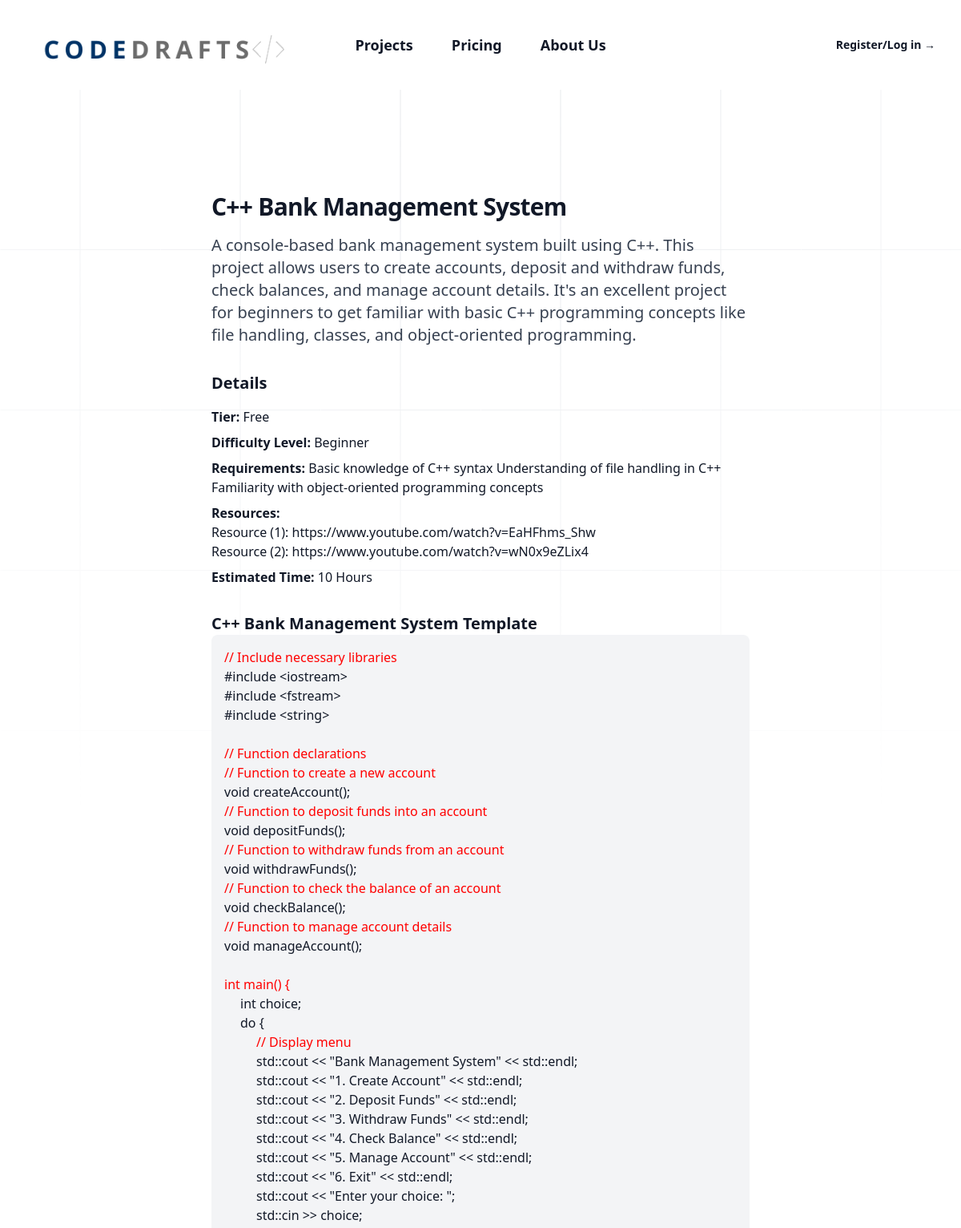
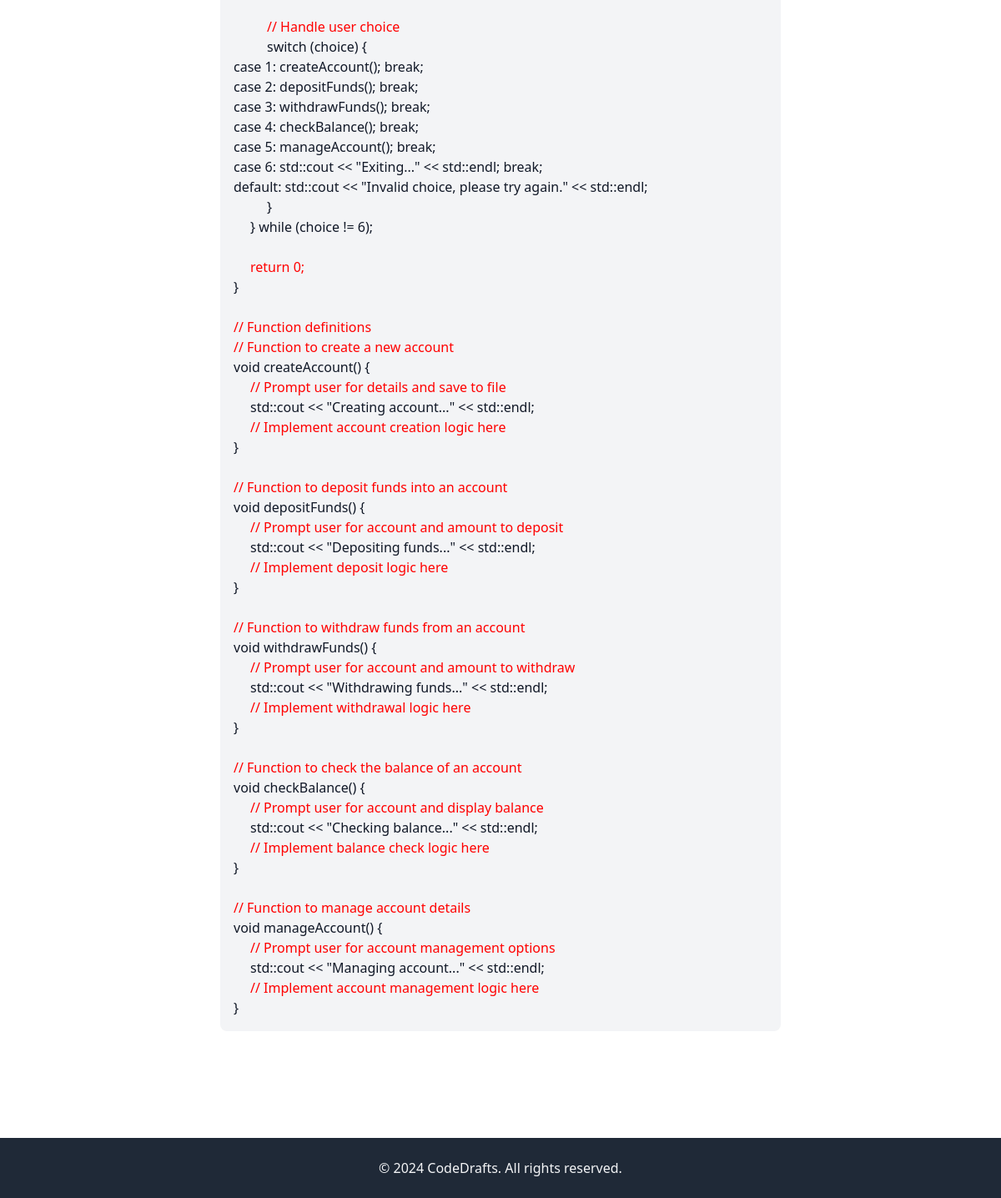
The app's page /bank-management/ with its own data (2 pictures, top to bottom).
### main/models.py (models this page shows, shortened)
class Projects(models.Model):
    TIER_CHOICES = [
        ('Free', 'Free'),
        ('Premium', 'Premium'),
    ]
    DIFFICULTY_CHOICES = [
        ('Beginner', 'Beginner'),
        ('Intermediate', 'Intermediate'),
        ('Advanced', 'Advanced'),
    ]
    project_key = models.CharField(max_length=50, unique=True, null=True, blank=True)
    name = models.CharField(max_length=200)
    description = models.TextField()
    tier = models.CharField(max_length=10, choices=TIER_CHOICES)
    difficulty_level = models.CharField(max_length=20, choices=DIFFICULTY_CHOICES, default='Beginner')
    requirements = models.TextField(blank=True)
    is_featured = models.BooleanField(default=False)
    resources = models.TextField(blank=True)
    author = models.ForeignKey(User, on_delete=models.SET_NULL, null=True)
    estimated_time = models.CharField(max_length=50, blank=True)

### main/views.py (the view)
# urls.py: path('bank-management/', views.bank_management, name='bank_management'),
def bank_management(request):
    project = get_object_or_404(Projects, project_key='bank')
    return render(request, 'main/bank.html', {'project': project})

### main/templates/main/bank.html (shortened to what this page needs)
{% extends 'main/base.html' %}
{% block content %}
<main>
    <div class="relative isolate overflow-hidden bg-white px-6 py-24 sm:py-32 lg:overflow-visible lg:px-0">
        <div class="absolute inset-0 -z-10 overflow-hidden">
        </div>
        <div class="mx-auto max-w-2xl">
            <h1 class="text-3xl font-bold tracking-tight text-gray-900">{{ project.name }}</h1>
            <p class="mt-4 text-xl text-gray-700">{{ project.description }}</p>
            <div class="mt-8">
                <h2 class="text-xl font-semibold">Details</h2>
                <ul class="mt-4 space-y-2">
                    <li><strong>Tier:</strong> {{ project.get_tier_display }}</li>
                    <li><strong>Difficulty Level:</strong> {{ project.get_difficulty_level_display }}</li>
                    <li><strong>Requirements:</strong> {{ project.requirements|default:"N/A" }}</li>
                    <li><strong>Resources:</strong> {{ project.resources|linebreaks|default:"N/A" }}</li>
                    <li><strong>Estimated Time:</strong> {{ project.estimated_time|default:"N/A" }} Hours</li>
                </ul>
            </div>
            <div class="mt-8">
                <h2 class="text-xl font-semibold">C++ Bank Management System Template</h2>
                <div class="bg-gray-100 p-4 rounded-lg overflow-x-auto">
                    <div class="text-left ">
                        <span class="comment">// Include necessary libraries</span><br>
                        #include &lt;iostream&gt;<br>
                        #include &lt;fstream&gt;<br>
                        #include &lt;string&gt;<br><br>
                        <span class="comment" style="color: red;">// Function declarations</span><br>
<span class="comment" style="color: red;">// Function to create a new account</span><br>
void createAccount();<br>
<span class="comment" style="color: red;">// Function to deposit funds into an account</span><br>
void depositFunds();<br>
<span class="comment" style="color: red;">// Function to withdraw funds from an account</span><br>
void withdrawFunds();<br>
<span class="comment" style="color: red;">// Function to check the balance of an account</span><br>
void checkBalance();<br>
<span class="comment" style="color: red;">// Function to manage account details</span><br>
void manageAccount();<br><br>
                        <span class="comment">int main() {</span><br>
                        <span class="indent-1">int choice;</span><br>
                        <span class="indent-1">do {</span><br>
                        <span class="indent-2"><span class="comment">// Display menu</span></span><br>
                        <span class="indent-2">std::cout &lt;&lt; "Bank Management System" &lt;&lt; std::endl;</span><br>
                        <span class="indent-2">std::cout &lt;&lt; "1. Create Account" &lt;&lt; std::endl;</span><br>
                        <span class="indent-2">std::cout &lt;&lt; "2. Deposit Funds" &lt;&lt; std::endl;</span><br>
                        <span class="indent-2">std::cout &lt;&lt; "3. Withdraw Funds" &lt;&lt; std::endl;</span><br>
                        <span class="indent-2">std::cout &lt;&lt; "4. Check Balance" &lt;&lt; std::endl;</span><br>
                        <span class="indent-2">std::cout &lt;&lt; "5. Manage Account" &lt;&lt; std::endl;</span><br>
                        <span class="indent-2">std::cout &lt;&lt; "6. Exit" &lt;&lt; std::endl;</span><br>
                        <span class="indent-2">std::cout &lt;&lt; "Enter your choice: ";</span><br>
                        <span class="indent-2">std::cin &gt;&gt; choice;</span><br><br>
                        <span class="indent-2"><span class="comment">// Handle user choice</span></span><br>
                        <span class="indent-2">switch (choice) {</span><br>
                        <span class="indent-3">case 1: createAccount(); break;</span><br>
                        <span class="indent-3">case 2: depositFunds(); break;</span><br>
                        <span class="indent-3">case 3: withdrawFunds(); break;</span><br>
                        <span class="indent-3">case 4: checkBalance(); break;</span><br>
                        <span class="indent-3">case 5: manageAccount(); break;</span><br>
                        <span class="indent-3">case 6: std::cout &lt;&lt; "Exiting..." &lt;&lt; std::endl; break;</span><br>
                        <span class="indent-3">default: std::cout &lt;&lt; "Invalid choice, please try again." &lt;&lt; std::endl;</span><br>
                        <span class="indent-2">}</span><br>
                        <span class="indent-1">} while (choice != 6);</span><br><br>
                        <span class="indent-1"><span class="comment">return 0;</span></span><br>
                        }<br><br>
                        <span class="comment">// Function definitions</span><br>
                        <span class="comment">// Function to create a new account</span><br>
                        void createAccount() {<br>
                        <span class="indent-1"><span class="comment">// Prompt user for details and save to file</span></span><br>
                        <span class="indent-1">std::cout &lt;&lt; "Creating account..." &lt;&lt; std::endl;</span><br>
                        <span class="indent-1"><span class="comment">// Implement account creation logic here</span></span><br>
                        }<br><br>
                        <span class="comment">// Function to deposit funds into an account</span><br>
                        void depositFunds() {<br>
                        <span class="indent-1"><span class="comment">// Prompt user for account and amount to deposit</span></span><br>
                        <span class="indent-1">std::cout &lt;&lt; "Depositing funds..." &lt;&lt; std::endl;</span><br>
                        <span class="indent-1"><span class="comment">// Implement deposit logic here</span></span><br>
                        }<br><br>
                        <span class="comment">// Function to withdraw funds from an account</span><br>
                        void withdrawFunds() {<br>
                        <span class="indent-1"><span class="comment">// Prompt user for account and amount to withdraw</span></span><br>
                        <span class="indent-1">std::cout &lt;&lt; "Withdrawing funds..." &lt;&lt; std::endl;</span><br>
                        <span class="indent-1"><span class="comment">// Implement withdrawal logic here</span></span><br>
                        }<br><br>
                        <span class="comment">// Function to check the balance of an account</span><br>
                        void checkBalance() {<br>
                        <span class="indent-1"><span class="comment">// Prompt user for account and display balance</span></span><br>
                        <span class="indent-1">std::cout &lt;&lt; "Checking balance..." &lt;&lt; std::endl;</span><br>
                        <span class="indent-1"><span class="comment">// Implement balance check logic here</span></span><br>
                        }<br><br>
                        <span class="comment">// Function to manage account details</span><br>
                        void manageAccount() {<br>
                        <span class="indent-1"><span class="comment">// Prompt user for account management options</span></span><br>
                        <span class="indent-1">std::cout &lt;&lt; "Managing account..." &lt;&lt; std::endl;</span><br>
                        <span class="indent-1"><span class="comment">// Implement account management logic here</span></span><br>
                        }
                    </div>
                </div>
            </div>
</main>
{% endblock %}

### main/templates/main/base.html (shortened to what this page needs)
{% load static %}
<!DOCTYPE html>
<html lang="en">
<head>
    <link rel="stylesheet" href="{% static 'styles/styles.css' %}">
    <script src="https://cdn.tailwindcss.com"></script>
</head>
<body class="bg-gray-100 text-gray-900">
    <header class="bg-white">
        <nav class="mx-auto flex max-w-7xl items-center justify-between p-6 lg:px-8" aria-label="Global">
            <div class="flex lg:flex-1">
                <a href="" class="-m-1.5 p-1.5">
                    <a href="{% url 'home' %}">
                        <img class="h-16 w-auto" src="{% static 'images/codelogo.png' %}" alt="Logo">
                    </a>
                </a>
            </div>
            <div class="hidden lg:flex lg:gap-x-12">
                <a href="/projects" class="text-lg font-semibold leading-6 text-gray-900">Projects</a>
                <a href="{% url 'home' %}#pricing" class="text-lg font-semibold leading-6 text-gray-900">Pricing</a>
                <a href="/aboutus" class="text-lg font-semibold leading-6 text-gray-900">About Us</a>
            </div>
            <div class="hidden lg:flex lg:flex-1 lg:justify-end">
                <a href="/register" class="text-sm font-semibold leading-6 text-gray-900 ">Register/ <span aria-hidden="true"></a>
                <a href="/login" class="text-sm font-semibold leading-6 text-gray-900">Log in <span aria-hidden="true">&rarr;</span></a>
            </div>
        </nav>
    </header>
    <main>
        {% block content %}{% endblock %}
    </main>
    <footer class="bg-gray-800 text-gray-100 py-6">
        <div class="mx-auto max-w-7xl px-6 lg:px-8">
            <p class="text-center">&copy; 2024 CodeDrafts. All rights reserved.</p>
        </div>
    </footer>
</body>
</html>

### main/static/styles/styles.css (style rules this page uses)
html { scroll-behavior: smooth; }

### main/templates/main/base.html (style rules this page uses)
html, body { height: 100%; margin: 0; }
body { display: flex; flex-direction: column; }
main { flex: 1; }

### main/templates/main/bank.html (style rules this page uses)
.comment { color: red; }
.indent-1 { margin-left: 20px; }
.indent-2 { margin-left: 40px; }

### records on screen
Projects: name "C++ Bank Management System", description "A console-based bank management system built using C++. This project allows users to create accounts, deposit and withdraw funds, check balances, and manage account details. It's an excellent project for beginners to get familiar with basic C++ programming concepts like file handling, classes, and object-oriented programming.", tier "Free", difficulty_level "Beginner", requirements "Basic knowledge of C++ syntax Understanding of file handling in C++ Familiarity with object-oriented programming concepts", resources "Resource (1): https://www.youtube.com/watch?v=EaHFhms_Shw Resource (2): https://www.youtube.com/watch?v=wN0x9eZLix4", estimated_time "10"
